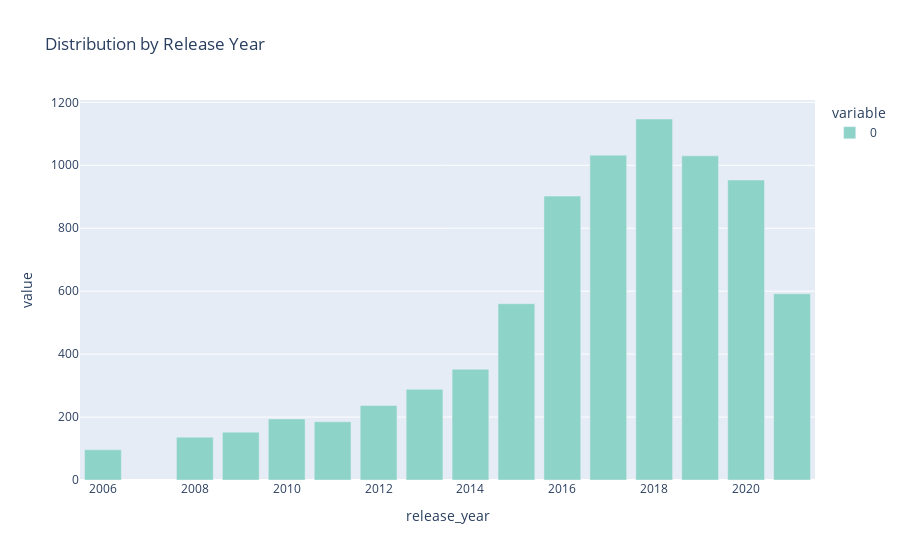

This figure's notebook cell:
### Code cell
px.bar(z, title="Distribution by Release Year",color_discrete_sequence=px.colors.qualitative.Set3)

### Figure 1 — Plotly figure (JSON) as saved in the notebook; plotly's stock layout.template omitted (floating-point values rounded to 4 significant figures)
{"data": [{"alignmentgroup": "True", "hovertemplate": "variable=0<br>release_year=%{x}<br>value=%{y}<extra></extra>", "legendgroup": "0", "marker": {"color": "rgb(141,211,199)", "pattern": {"shape": ""}}, "name": "0", "offsetgroup": "0", "orientation": "v", "showlegend": true, "textposition": "auto", "type": "bar", "x": [2018, 2017, 2019, 2020, 2016, 2021, 2015, 2014, 2013, 2012, 2010, 2011, 2009, 2008, 2006], "xaxis": "x", "y": [1147, 1032, 1030, 953, 902, 592, 560, 352, 288, 237, 194, 185, 152, 136, 96], "yaxis": "y"}], "layout": {"barmode": "relative", "legend": {"title": {"text": "variable"}, "tracegroupgap": 0}, "title": {"text": "Distribution by Release Year"}, "xaxis": {"anchor": "y", "domain": [0, 1], "title": {"text": "release_year"}}, "yaxis": {"anchor": "x", "domain": [0, 1], "title": {"text": "value"}}}}
